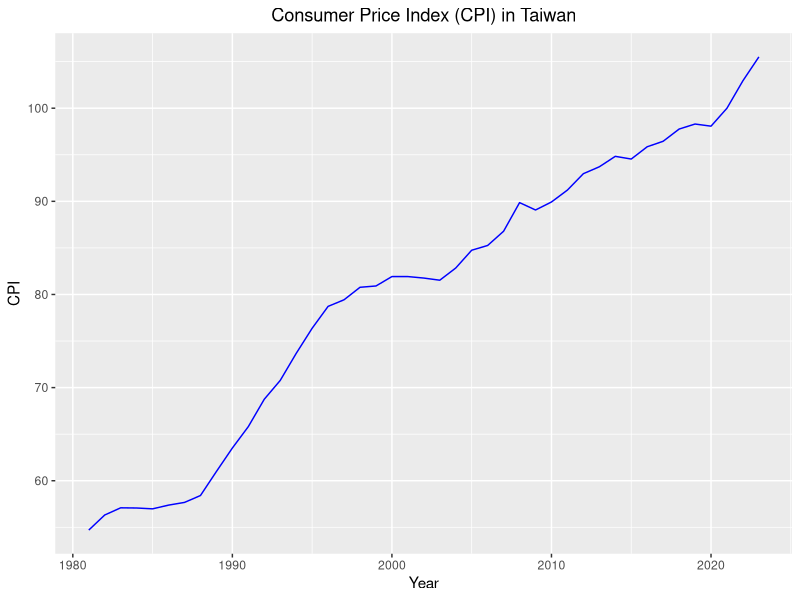
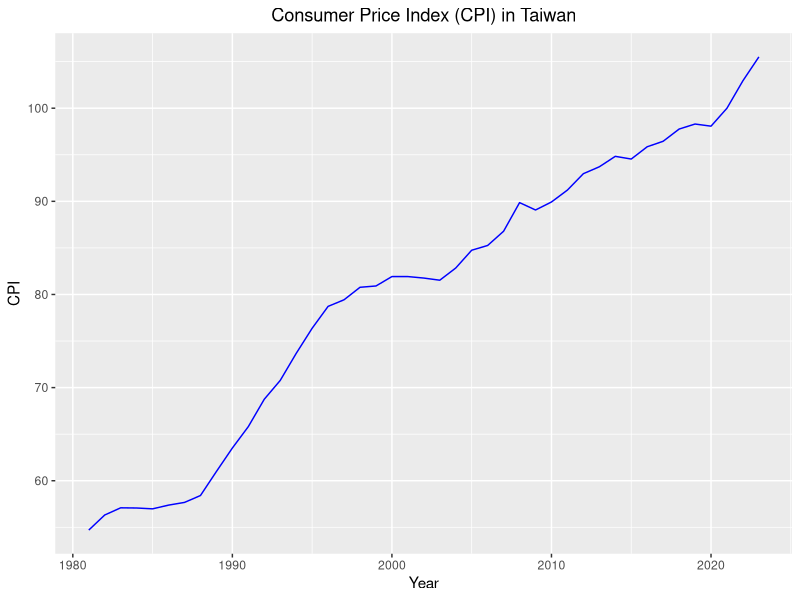

The R source for these figures, in order:
# draw some additional plots for the paper
# Author: BoYanHuang
# Created Jun 13, 2025
# Last modify Jun 13, 2025 by BoYanHuang

library(tidyverse)
library(ggplot2)

# read the file of cpi
cpi <- read.csv("cpi_70_112.csv") %>% as_tibble()

cpi$year = cpi$year + 1911

# plot cpi
ggplot(cpi, aes(x = year, y = cpi_total)) +
    geom_line(color = "blue") +
    labs(title = "Consumer Price Index (CPI) in Taiwan", x = "Year", y = "CPI") +
    theme(plot.title = element_text(hjust = 0.5))
ggsave("figures/cpi.png", dpi = 600, width = 4, height = 4)